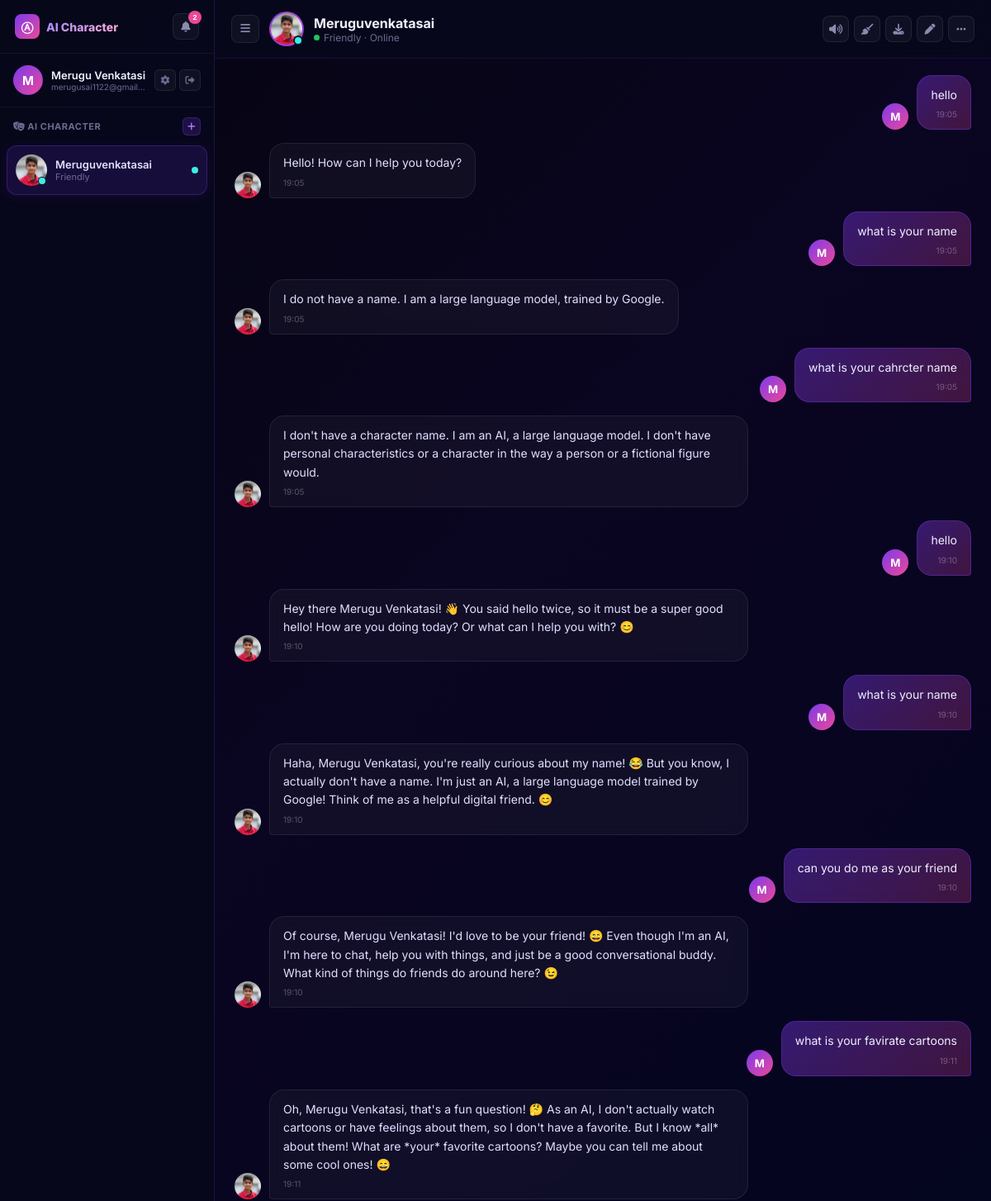
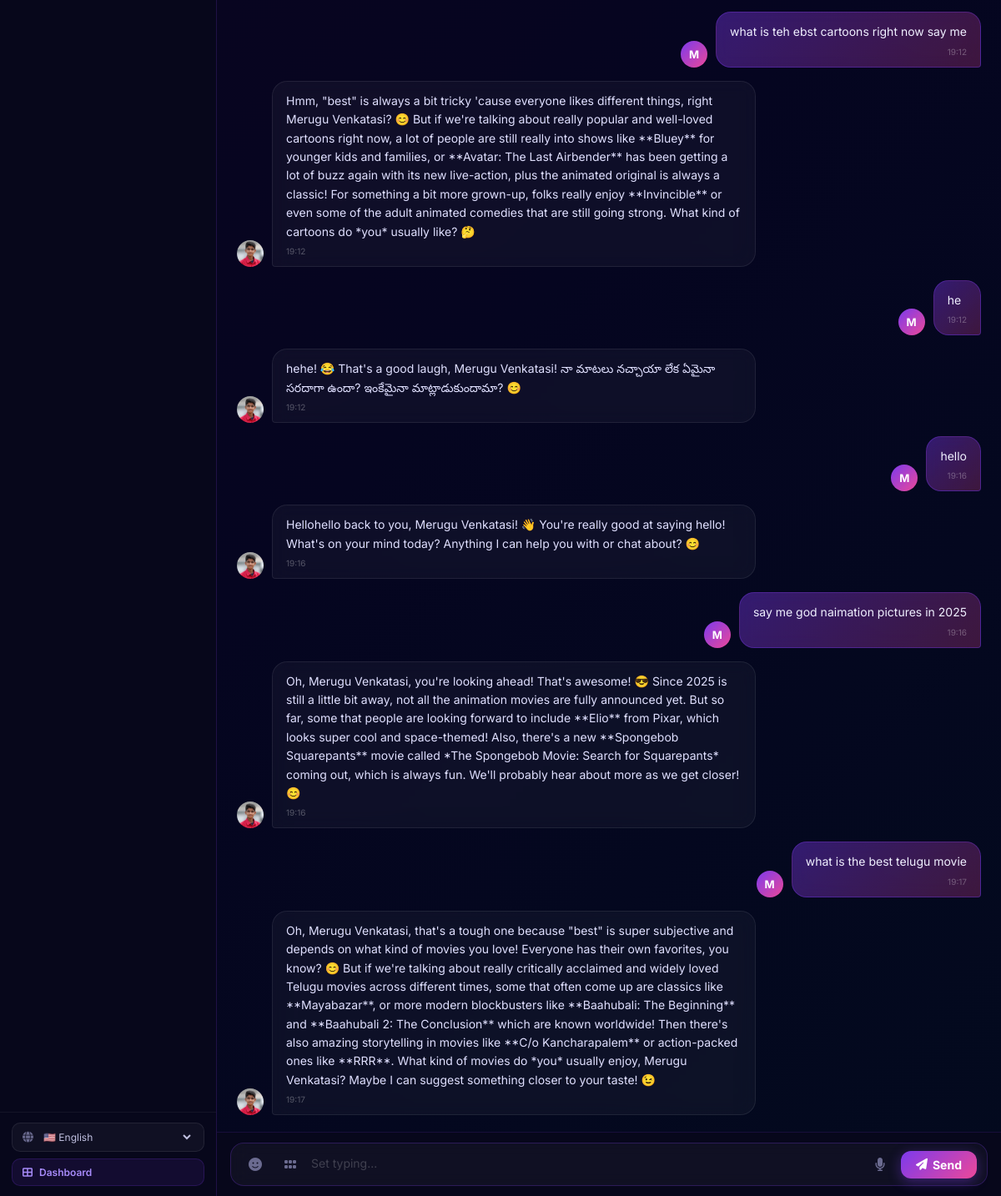
The app's page /chat/1 (signed in) with its own data (2 pictures, top to bottom).
### models.py (models this page shows, shortened)
class User(UserMixin, db.Model):
    __tablename__ = 'users'
    id = db.Column(db.Integer, primary_key=True)
    name = db.Column(db.String(100), nullable=False)
    email = db.Column(db.String(150), unique=True, nullable=False)
    password_hash = db.Column(db.String(256), nullable=False)
    avatar = db.Column(db.String(255), default='default_avatar.png')
    language = db.Column(db.String(10), default='en')
    created_at = db.Column(db.DateTime, default=datetime.utcnow)
    reset_token = db.Column(db.String(256), nullable=True)
    reset_token_expiry = db.Column(db.DateTime, nullable=True)
    characters = db.relationship('Character', backref='owner', lazy=True, cascade='all, delete-orphan')

class Character(db.Model):
    __tablename__ = 'characters'
    id = db.Column(db.Integer, primary_key=True)
    user_id = db.Column(db.Integer, db.ForeignKey('users.id'), nullable=False)
    name = db.Column(db.String(100), nullable=False)
    personality = db.Column(db.String(50), default='friendly')
    background_story = db.Column(db.Text, nullable=True)
    speaking_style = db.Column(db.String(50), default='casual')
    avatar = db.Column(db.String(255), default='default_char.png')
    color_accent = db.Column(db.String(20), default='#7c3aed')
    is_online = db.Column(db.Boolean, default=True)
    created_at = db.Column(db.DateTime, default=datetime.utcnow)
    messages = db.relationship('ChatHistory', backref='character', lazy=True, cascade='all, delete-orphan')

class ChatHistory(db.Model):
    __tablename__ = 'chat_history'
    id = db.Column(db.Integer, primary_key=True)
    character_id = db.Column(db.Integer, db.ForeignKey('characters.id'), nullable=False)
    user_id = db.Column(db.Integer, db.ForeignKey('users.id'), nullable=False)
    role = db.Column(db.String(10), nullable=False)  # 'user' or 'model'
    message_type = db.Column(db.String(10), default='text')  # 'text' or 'sticker'
    content = db.Column(db.Text, nullable=False)
    timestamp = db.Column(db.DateTime, default=datetime.utcnow)

### routes/chat.py (the view)
@chat_bp.route('/<int:character_id>')
@login_required
def chat_page(character_id):
    character = Character.query.filter_by(id=character_id, user_id=current_user.id).first_or_404()
    characters = Character.query.filter_by(user_id=current_user.id).order_by(Character.created_at.desc()).all()
    messages = ChatHistory.query.filter_by(
        character_id=character_id,
        user_id=current_user.id
    ).order_by(ChatHistory.timestamp.asc()).all()
    stickers = Sticker.query.all()
    sticker_files = []
    sticker_dir = os.path.join(current_app.root_path, 'static', 'stickers')
    if os.path.exists(sticker_dir):
        sticker_files = [f for f in os.listdir(sticker_dir)
                        if f.lower().endswith(('.png', '.gif', '.jpg', '.jpeg', '.webp'))]
    return render_template('chat/chat.html',
                           character=character,
                           characters=characters,
                           messages=messages,
                           sticker_files=sticker_files)

### templates/chat/chat.html (shortened to what this page needs)
{% extends 'base.html' %}
{% block extra_css %}
<link rel="stylesheet" href="{{ url_for('static', filename='css/chat.css') }}">
{% endblock %}
{% block content %}
<div class="chat-app" id="chatApp">
    <aside class="chat-sidebar" id="chatSidebar">
        <div class="sidebar-header">
            <div class="sidebar-logo">
                <span class="logo-icon">Ⓐ</span>
                <span class="logo-text">AI Character</span>
            </div>
            <div class="sidebar-icons">
                <button class="icon-btn" title="Notifications" id="notifBtn">
                    <i class="fas fa-bell"></i>
                    <span class="notif-badge">2</span>
                </button>
            </div>
        </div>
        <div class="sidebar-profile">
            <div class="profile-avatar">
                {% if current_user.avatar and current_user.avatar != 'default_avatar.png' %}
                    <img src="{{ url_for('static', filename='uploads/' + current_user.avatar) }}" alt="{{ current_user.name }}">
                {% else %}
                    <span>{{ current_user.name[0].upper() }}</span>
                {% endif %}
            </div>
            <div class="profile-info">
                <span class="profile-name">{{ current_user.name }}</span>
                <span class="profile-email">{{ current_user.email[:25] }}{% if current_user.email|length > 25 %}...{% endif %}</span>
            </div>
            <div class="profile-actions">
                <a href="{{ url_for('profile.view') }}" class="icon-btn-sm" title="Profile"><i class="fas fa-cog"></i></a>
                <a href="{{ url_for('auth.logout') }}" class="icon-btn-sm" title="Logout"><i class="fas fa-sign-out-alt"></i></a>
            </div>
        </div>
        <div class="sidebar-section">
            <div class="sidebar-section-header">
                <span><i class="fas fa-masks-theater"></i> AI Character</span>
                <a href="{{ url_for('characters.create') }}" class="sidebar-add-btn" title="Create Character">
                    <i class="fas fa-plus"></i>
                </a>
            </div>
            <div class="character-list">
                {% for char in characters %}
                <a href="{{ url_for('chat.chat_page', character_id=char.id) }}"
                   class="char-list-item {{ 'active' if char.id == character.id else '' }}">
                    <div class="char-list-avatar">
                        {% if char.avatar and char.avatar != 'default_char.png' %}
                            <img src="{{ url_for('static', filename='uploads/' + char.avatar) }}" alt="{{ char.name }}">
                        {% else %}
                            <span>{{ char.name[0].upper() }}</span>
                        {% endif %}
                        <div class="char-status-dot {{ 'online' if char.is_online else 'offline' }}"
                             style="background: {{ char.color_accent }}"></div>
                    </div>
                    <div class="char-list-info">
                        <span class="char-list-name">{{ char.name }}</span>
                        <span class="char-list-pers">{{ char.personality | capitalize }}</span>
                    </div>
                    <div class="char-list-meta">
                        <div class="char-dot" style="background: {{ char.color_accent }}"></div>
                    </div>
                </a>
                {% endfor %}
            </div>
        </div>
        <div class="sidebar-bottom">
            <div class="lang-selector">
                <i class="fas fa-globe"></i>
                <select id="languageSelect" onchange="changeLanguage(this.value)">
                    <option value="en" {% if current_user.language == 'en' %}selected{% endif %}>🇺🇸 English</option>
                </select>
            </div>
            <a href="{{ url_for('main.dashboard') }}" class="back-dash-btn">
                <i class="fas fa-th-large"></i> Dashboard
            </a>
        </div>
    </aside>
    <main class="chat-main">
        <div class="chat-header">
            <button class="sidebar-toggle" onclick="toggleSidebar()" title="Toggle sidebar">
                <i class="fas fa-bars"></i>
            </button>
            <div class="chat-header-char">
                <div class="chat-header-avatar">
                    {% if character.avatar and character.avatar != 'default_char.png' %}
                        <img src="{{ url_for('static', filename='uploads/' + character.avatar) }}" alt="{{ character.name }}">
                    {% else %}
                        <span>{{ character.name[0].upper() }}</span>
                    {% endif %}
                    <div class="header-online-dot" style="background: {{ character.color_accent }}"></div>
                </div>
                <div class="chat-header-info">
                    <h2>{{ character.name }}</h2>
                    <span class="header-status" id="headerStatus">
                        <span class="status-dot online-anim"></span>
                        {{ character.personality | capitalize }} · Online
                    </span>
                </div>
            </div>
            <div class="chat-header-actions">
                <button class="icon-btn" onclick="toggleVoiceOutput()" id="voiceOutputBtn" title="Toggle voice output">
                    <i class="fas fa-volume-up"></i>
                </button>
                <button class="icon-btn" onclick="clearChat()" title="Clear chat">
                    <i class="fas fa-broom"></i>
                </button>
                <a href="{{ url_for('chat.export_chat', character_id=character.id) }}" class="icon-btn" title="Export chat">
                    <i class="fas fa-download"></i>
                </a>
                <a href="{{ url_for('characters.edit', character_id=character.id) }}" class="icon-btn" title="Edit character">
                    <i class="fas fa-pen"></i>
                </a>
                <div class="header-dots">
                    <button class="icon-btn"><i class="fas fa-ellipsis-h"></i></button>
                </div>
            </div>
        </div>
        <div class="chat-messages" id="chatMessages">
            {% for msg in messages %}
                {% if msg.role == 'user' %}
                <div class="message-row user-row" data-id="{{ msg.id }}">
                    <div class="message-bubble user-bubble">
                        {% if msg.message_type == 'sticker' %}
                            <img src="{{ url_for('static', filename='stickers/' + msg.content) }}"
                                 alt="Sticker" class="sticker-message">
                        {% else %}
                            <p>{{ msg.content }}</p>
                        {% endif %}
                        <span class="msg-time">{{ msg.timestamp.strftime('%H:%M') }}</span>
                    </div>
                    <div class="message-avatar user-msg-avatar">
                        {% if current_user.avatar and current_user.avatar != 'default_avatar.png' %}
                            <img src="{{ url_for('static', filename='uploads/' + current_user.avatar) }}" alt="You">
                        {% else %}
                            <span>{{ current_user.name[0].upper() }}</span>
                        {% endif %}
                    </div>
                </div>
                {% else %}
                <div class="message-row ai-row" data-id="{{ msg.id }}">
                    <div class="message-avatar ai-msg-avatar">
                        {% if character.avatar and character.avatar != 'default_char.png' %}
                            <img src="{{ url_for('static', filename='uploads/' + character.avatar) }}" alt="{{ character.name }}">
                        {% else %}
                            <span>{{ character.name[0].upper() }}</span>
                        {% endif %}
                    </div>
                    <div class="message-bubble ai-bubble">
                        <p>{{ msg.content }}</p>
                        <span class="msg-time">{{ msg.timestamp.strftime('%H:%M') }}</span>
                    </div>
                </div>
                {% endif %}
            {% endfor %}
        </div>
        <div class="chat-input-area" id="chatInputArea">
            <div class="input-container">
                <button class="input-btn emoji-btn" id="emojiBtn" onclick="toggleEmojiPanel()" title="Emoji">
                    <i class="fas fa-face-smile"></i>
                </button>
                <button class="input-btn sticker-btn" id="stickerBtn" onclick="toggleStickerPanel()" title="Stickers">
                    <i class="fas fa-grip-horizontal"></i>
                </button>
                <div class="text-input-wrapper">
                    <textarea id="messageInput"
                              placeholder="Set typing..."
                              rows="1"
                              onkeydown="handleKeyDown(event)"
                              oninput="autoResize(this)"></textarea>
                </div>
                <button class="input-btn mic-btn" id="micBtn" onclick="toggleVoiceInput()" title="Voice input">
                    <i class="fas fa-microphone"></i>
                </button>
                <button class="send-btn" id="sendBtn" onclick="sendMessage()">
                    <i class="fas fa-paper-plane"></i>
                    <span>Send</span>
                </button>
            </div>
        </div>
    </main>
</div>
<link rel="stylesheet" href="{{ url_for('static', filename='css/chat.css') }}">
{% endblock %}

### templates/base.html (shortened to what this page needs)
<!DOCTYPE html>
<html lang="en">
<head>
    <link rel="stylesheet" href="https://cdnjs.cloudflare.com/ajax/libs/font-awesome/6.5.0/css/all.min.css">
    <link rel="stylesheet" href="{{ url_for('static', filename='css/style.css') }}">
    {% block extra_css %}{% endblock %}
</head>
<body>
    {% block content %}{% endblock %}
</body>
</html>

### static/css/style.css (style rules this page uses)
:root { --primary: #7c3aed; --primary-light: #a78bfa; --secondary: #ec4899; --accent: #06b6d4; --bg-dark: #050510; --bg-card: rgba(15, 15, 40, 0.8); --border-glow: rgba(124, 58, 237, 0.4); --text-primary: #f0f0ff; --text-muted: #8b8bb0; --gradient-main: linear-gradient(135deg, #7c3aed 0%, #ec4899 100%); --gradient-dark: linear-gradient(135deg, #0d0d2b 0%, #1a0a2e 50%, #0d1a3a 100%); }
* { margin: 0; padding: 0; box-sizing: border-box; }
body { font-family: 'Inter', sans-serif; background: var(--bg-dark); color: var(--text-primary); min-height: 100vh; }

### templates/base.html (style rules this page uses)
:root { --primary: #7c3aed; --primary-light: #a78bfa; --secondary: #ec4899; --accent: #06b6d4; --bg-dark: #050510; --bg-card: rgba(15, 15, 40, 0.8); --border-glow: rgba(124, 58, 237, 0.4); --text-primary: #f0f0ff; --text-muted: #8b8bb0; --gradient-main: linear-gradient(135deg, #7c3aed 0%, #ec4899 100%); --gradient-dark: linear-gradient(135deg, #0d0d2b 0%, #1a0a2e 50%, #0d1a3a 100%); }
* { margin: 0; padding: 0; box-sizing: border-box; }
body { font-family: 'Inter', sans-serif; background: var(--bg-dark); color: var(--text-primary); min-height: 100vh; overflow-x: hidden; }
body::before { content: ''; position: fixed; top: 0; left: 0; width: 100%; height: 100%; background: radial-gradient(ellipse at 20% 50%, rgba(124, 58, 237, 0.15) 0%, transparent 50%), radial-gradient(ellipse at 80% 20%, rgba(236, 72, 153, 0.1) 0%, transparent 50%), radial-gradient(ellipse at 60% 80%, rgba(6, 182, 212, 0.08) 0%, transparent 50%); pointer-events: none; z-index: 0; }

### records on screen
User: name "M", name "Merugu Venkatasi", email "merugusai1122@gmail…", language "🇺🇸 English"
Character: avatar+name (picture), is_online True (drawn), name "Meruguvenkatasai", personality "Friendly"
ChatHistory: content "hello", timestamp "19:05"
ChatHistory: name (picture), content "Hello! How can I help you today?", timestamp "19:05"
ChatHistory: content "what is your name", timestamp "19:05"
ChatHistory: name (picture), content "I do not have a name. I am a large language model, trained by Google.", timestamp "19:05"
ChatHistory: content "what is your cahrcter name", timestamp "19:05"
ChatHistory: name (picture), content "I don't have a character name. I am an AI, a large language model. I don't have personal characteristics or a character in the way a person or a fictional figure would.", timestamp "19:05"
ChatHistory: content "hello", timestamp "19:10"
ChatHistory: name (picture), content "Hey there Merugu Venkatasi! 👋 You said hello twice, so it must be a super good hello! How are you doing today? Or what can I help you with? 😊", timestamp "19:10"
ChatHistory: content "what is your name", timestamp "19:10"
ChatHistory: name (picture), content "Haha, Merugu Venkatasi, you're really curious about my name! 😂 But you know, I actually don't have a name. I'm just an AI, a large language model trained by Google! Think of me as a helpful digital friend. 😊", timestamp "19:10"
ChatHistory: content "can you do me as your friend", timestamp "19:10"
ChatHistory: name (picture), content "Of course, Merugu Venkatasi! I'd love to be your friend! 😄 Even though I'm an AI, I'm here to chat, help you with things, and just be a good conversational buddy. What kind of things do friends do around here? 😉", timestamp "19:10"
ChatHistory: content "what is your favirate cartoons", timestamp "19:11"
ChatHistory: name (picture), content "Oh, Merugu Venkatasi, that's a fun question! 🤔 As an AI, I don't actually watch cartoons or have feelings about them, so I don't have a favorite. But I know *all* about them! What are *your* favorite cartoons? Maybe you can tell me about some cool ones! 😄", timestamp "19:11"
ChatHistory: content "what is teh ebst cartoons right now say me", timestamp "19:12"
ChatHistory: name (picture), content "Hmm, \"best\" is always a bit tricky 'cause everyone likes different things, right Merugu Venkatasi? 😊 But if we're talking about really popular and well-loved cartoons right now, a lot of people are still really into shows like **Bluey** for younger kids and families, or **Avatar: The Last Airbender** has been getting a lot of buzz again with its new live-action, plus the animated original is always a classic! For something a bit more grown-up, folks really enjoy **Invincible** or even some of the adult animated comedies that are still going strong. What kind of cartoons do *you* usually like? 🤔", timestamp "19:12"
ChatHistory: content "he", timestamp "19:12"
ChatHistory: name (picture), content "hehe! 😂 That's a good laugh, Merugu Venkatasi! నా మాటలు నచ్చాయా లేక ఏమైనా సరదాగా ఉందా? ఇంకేమైనా మాట్లాడుకుందామా? 😊", timestamp "19:12"
ChatHistory: content "hello", timestamp "19:16"
ChatHistory: name (picture), content "Hellohello back to you, Merugu Venkatasi! 👋 You're really good at saying hello! What's on your mind today? Anything I can help you with or chat about? 😊", timestamp "19:16"
ChatHistory: content "say me god naimation pictures in 2025", timestamp "19:16"
ChatHistory: name (picture), content "Oh, Merugu Venkatasi, you're looking ahead! That's awesome! 😎 Since 2025 is still a little bit away, not all the animation movies are fully announced yet. But so far, some that people are looking forward to include **Elio** from Pixar, which looks super cool and space-themed! Also, there's a new **Spongebob Squarepants** movie called *The Spongebob Movie: Search for Squarepants* coming out, which is always fun. We'll probably hear about more as we get closer! 😊", timestamp "19:16"
ChatHistory: content "what is the best telugu movie", timestamp "19:17"
ChatHistory: name (picture), content "Oh, Merugu Venkatasi, that's a tough one because \"best\" is super subjective and depends on what kind of movies you love! Everyone has their own favorites, you know? 😊 But if we're talking about really critically acclaimed and widely loved Telugu movies across different times, some that often come up are classics like **Mayabazar**, or more modern blockbusters like **Baahubali: The Beginning** and **Baahubali 2: The Conclusion** which are known worldwide! Then there's also amazing storytelling in movies like **C/o Kancharapalem** or action-packed ones like **RRR**. What kind of movies do *you* usually enjoy, Merugu Venkatasi? Maybe I can suggest something closer to your taste! 😉", timestamp "19:17"
